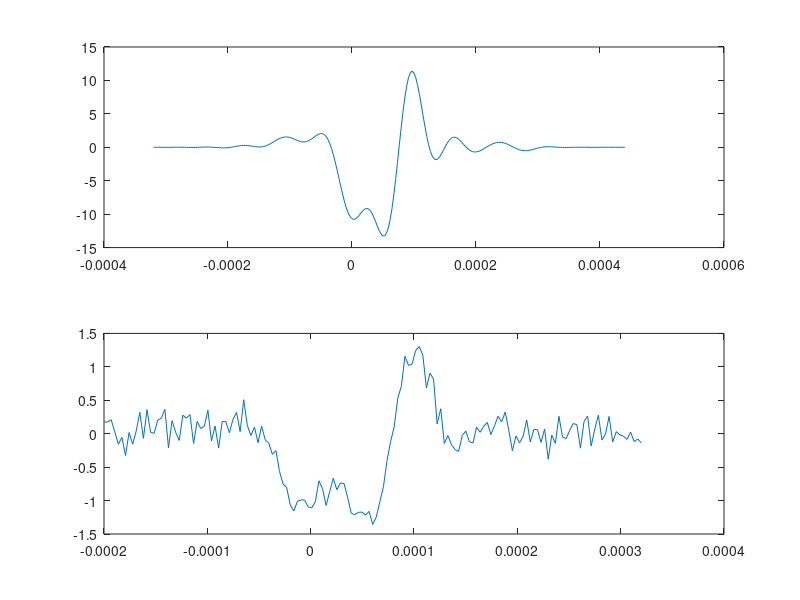

MATLAB code to generate this figure:
T=1/25000
a=0.35;
w=(1+a)/T;
delta=1/(8*w);
t=linspace(-5*T,5*T,round(10*T/delta))
p=1/T;
w=(1+a)/(T)
if(t==0)
    f=1-a+(4*a)/3.14
else
    if(t==(T/(4*a))|(t==(-T/(4*a))))
        f=((a/sqrt(2))*(1+2/3.14)*sin(3.14/(4*a)))+((1-(2/3.14))*cos(3.14/(4*a)))
    else
      f=((sin(3.14*(1-a)*p*t))+ (4*a*p*t.*cos(3.14*(1+a)*p*t)))./(3.14*p*t.*(1-(4*a*p*t).^2))
    end
end
plot(t,f);
x = randi([0 1],4,1)
for i=1:length(x)
    if(x(i)==0)
        x(i)=-1;
    else
        x(i)=1;
    end
end
x=upsample(x,round(T/delta));
y=conv(x,f);
ty=linspace(-5*T,8*T,length(y));
e_by_n=6;
SNR=-1*log(T)+(e_by_n);
g=awgn(y,SNR);
z=conv(g,f);
tz=linspace(-8*T,11*T,length(z));
subplot(2,1,1);
plot(tz,z);
subplot(2,1,2);
plot(ty,g);
O=[0 0 0 0 0 0 0 0 0 0 0 0];
for i=0:T:11*T
    if(z>=0)
        O=1
    else
        O=0
    end
end
        



